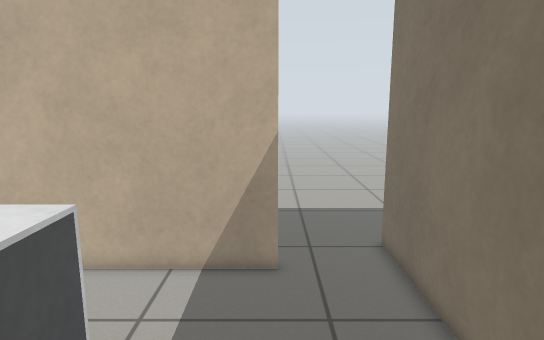
[1] (above)

12 first-person views from a walk through a Gazebo world. The camera is 1.1 m above the floor, tilts 10° down and sees 75° across. The floor is counted in squares, 0.2 m on a side. Each view is taken from the middle of a square. On the plan, view 1 faces up. The plan holds only what a view shows up to about 20 squares ahead; the rest is blank. Simple patterns stand in for the simulator's built-in surfaces.

[2]
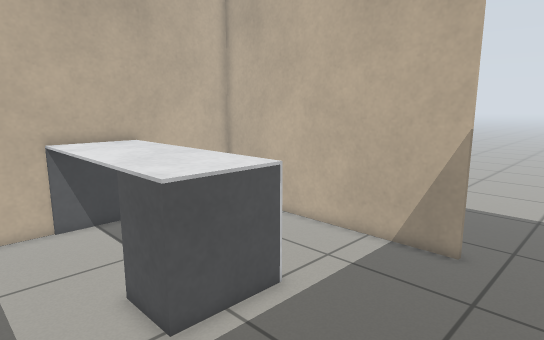

[3]
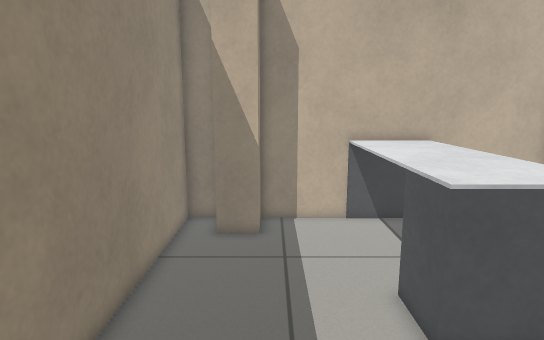

[4]
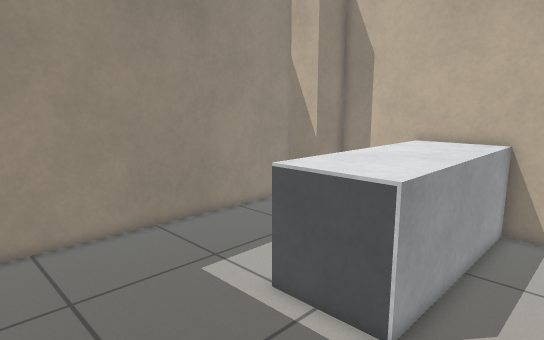

[5]
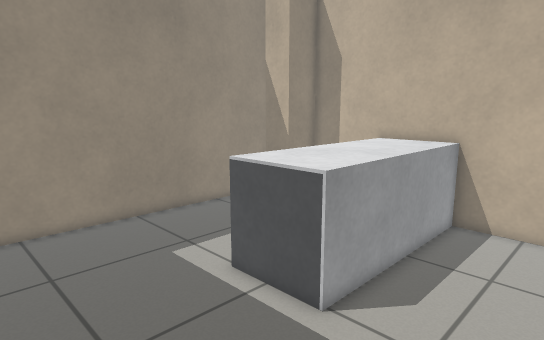

[6]
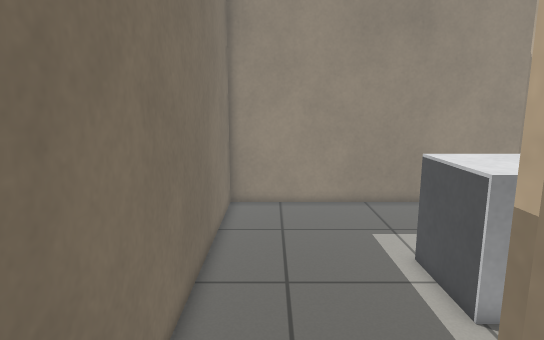

[7]
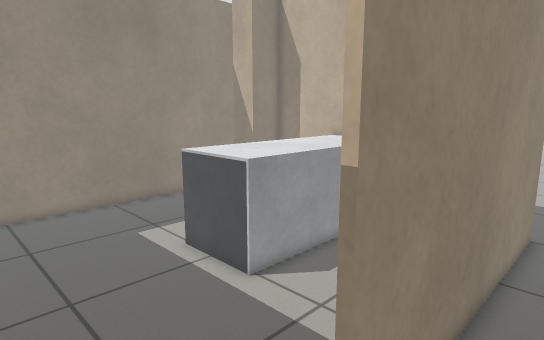

[8]
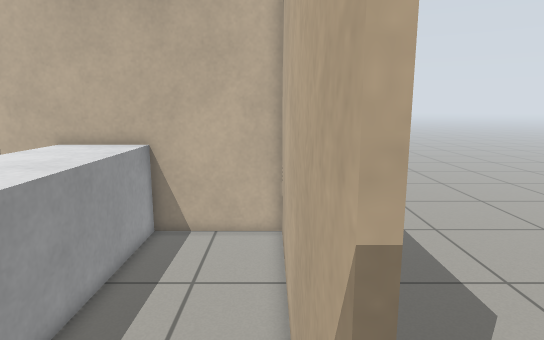

[9]
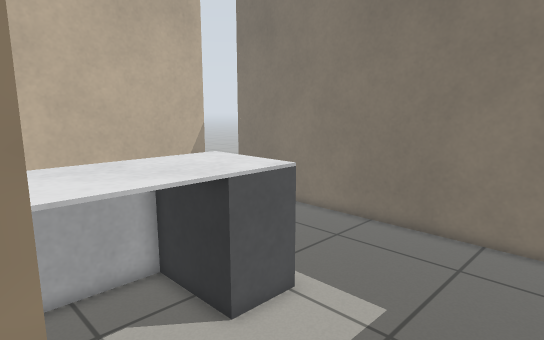

[10]
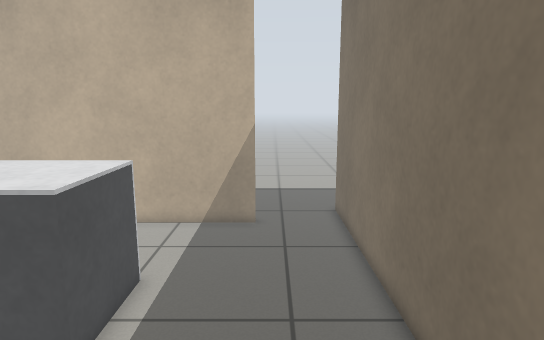

[11]
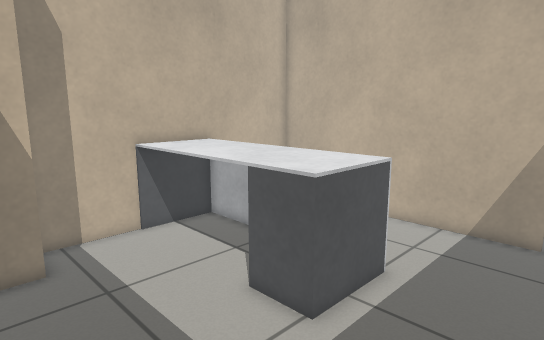

[12]
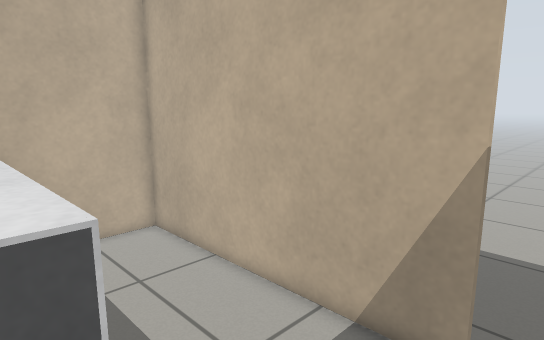

### Floor plan
Points are (right, up) in squares from view 1. A wall is a line through its corners. A room is listed if a view was taken in it or the views show most of it. See-through windows are left out.
Room 1 (views 1, 2, 3, 4, 5, 8, 9, 10, 11, 12)
walls: (4.5, 5.4) (4.5, 11.6); (-13.2, 1.6) (-13.2, -2.6) (-10.9, -2.6) (-10.9, -4.5); (0.2, 11.5) (-13.2, 11.5) (-13.2, 5.4); (-13.2, -4.7) (-13.2, -6.2) (4.5, -6.2) (4.5, 1.6)
ways out: opening at (2.5, 12) to room 2
objects: table (-13, 2) to (-3, 6)
Room 2 (views 6, 7)
walls: (4.5, 11.6) (4.5, 13.8); (-13.5, 11.7) (0.2, 11.7)
ways out: opening at (2.5, 12) to room 1

Where each view was taken, in squares from view 1:
view 1: 0 up, 0 right, facing up
view 2: 2 down, 4 right, facing up-left
view 3: 2 down, 4 right, facing left
view 4: 9 up, 4 right, facing down-left
view 5: 11 up, 4 right, facing down-left
view 6: 14 up, 2 right, facing down
view 7: 14 up, 4 right, facing down-left
view 8: 11 up, 2 right, facing left
view 9: 5 down, 11 left, facing up-right
view 10: 5 down, 1 right, facing up
view 11: 5 down, 2 right, facing up-left
view 12: 4 up, 2 right, facing up-left
